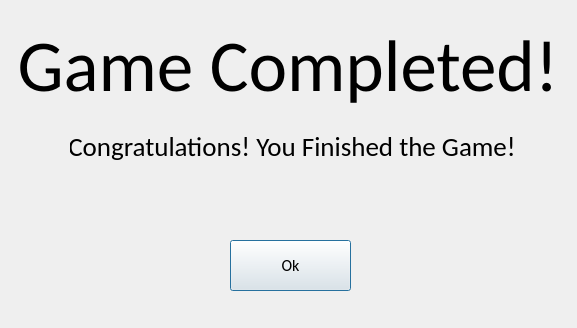
<?xml version="1.0" encoding="UTF-8"?>
<ui version="4.0">
 <class>GameCompletedWindow</class>
 <widget class="QDialog" name="GameCompletedWindow">
  <property name="geometry">
   <rect>
    <x>0</x>
    <y>0</y>
    <width>577</width>
    <height>328</height>
   </rect>
  </property>
  <property name="windowTitle">
   <string>Dialog</string>
  </property>
  <widget class="QPushButton" name="ok_butt">
   <property name="geometry">
    <rect>
     <x>230</x>
     <y>240</y>
     <width>121</width>
     <height>51</height>
    </rect>
   </property>
   <property name="font">
    <font>
     <family>Calibri</family>
     <pointsize>12</pointsize>
    </font>
   </property>
   <property name="toolTip">
    <string>Continue</string>
   </property>
   <property name="text">
    <string>Ok</string>
   </property>
  </widget>
  <widget class="QLabel" name="label_2">
   <property name="geometry">
    <rect>
     <x>70</x>
     <y>130</y>
     <width>444</width>
     <height>33</height>
    </rect>
   </property>
   <property name="font">
    <font>
     <family>Calibri</family>
     <pointsize>20</pointsize>
    </font>
   </property>
   <property name="text">
    <string>Congratulations! You Finished the Game!</string>
   </property>
   <property name="alignment">
    <set>Qt::AlignmentFlag::AlignCenter</set>
   </property>
  </widget>
  <widget class="QLabel" name="label">
   <property name="geometry">
    <rect>
     <x>1</x>
     <y>21</y>
     <width>574</width>
     <height>90</height>
    </rect>
   </property>
   <property name="palette">
    <palette>
     <active>
      <colorrole role="Text">
       <brush brushstyle="SolidPattern">
        <color alpha="255">
         <red>0</red>
         <green>0</green>
         <blue>0</blue>
        </color>
       </brush>
      </colorrole>
     </active>
     <inactive>
      <colorrole role="Text">
       <brush brushstyle="SolidPattern">
        <color alpha="255">
         <red>0</red>
         <green>0</green>
         <blue>0</blue>
        </color>
       </brush>
      </colorrole>
     </inactive>
     <disabled/>
    </palette>
   </property>
   <property name="font">
    <font>
     <family>Calibri</family>
     <pointsize>55</pointsize>
    </font>
   </property>
   <property name="text">
    <string> Game Completed! </string>
   </property>
   <property name="alignment">
    <set>Qt::AlignmentFlag::AlignCenter</set>
   </property>
  </widget>
 </widget>
 <resources/>
 <connections/>
</ui>
